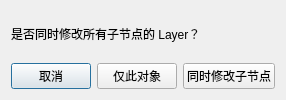
<?xml version="1.0" encoding="UTF-8"?>
<ui version="4.0"><class>LayerChildrenDialogForm</class><widget class="QDialog" name="LayerChildrenDialogForm"><property name="windowTitle"><string>修改 Layer</string></property><layout class="QVBoxLayout" name="mainLayout"><item><widget class="QLabel" name="messageLabel"><property name="text"><string>是否同时修改所有子节点的 Layer？</string></property><property name="wordWrap"><bool>true</bool></property></widget></item><item><layout class="QHBoxLayout" name="buttonsLayout"><item><widget class="QPushButton" name="cancelButton"><property name="text"><string>取消</string></property></widget></item><item><widget class="QPushButton" name="selfButton"><property name="text"><string>仅此对象</string></property></widget></item><item><widget class="QPushButton" name="childrenButton"><property name="text"><string>同时修改子节点</string></property></widget></item></layout></item></layout></widget><resources/><connections/></ui>
